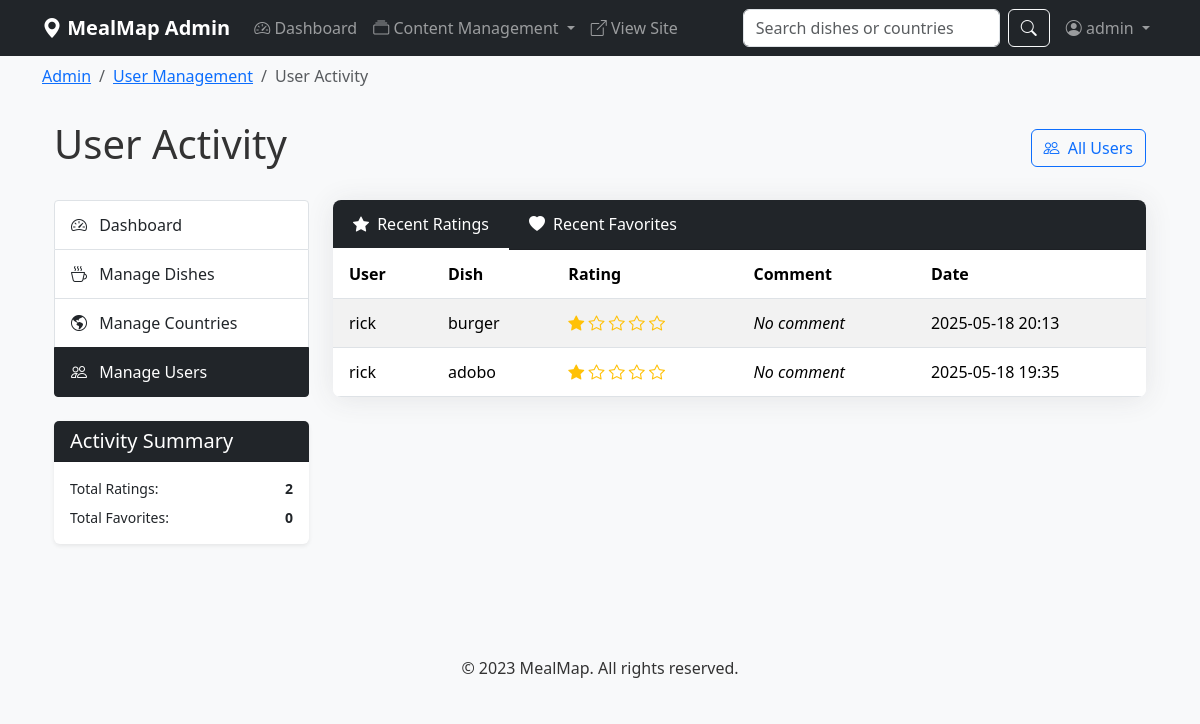
Before: /admin/users/activity (signed in) with the older database file.
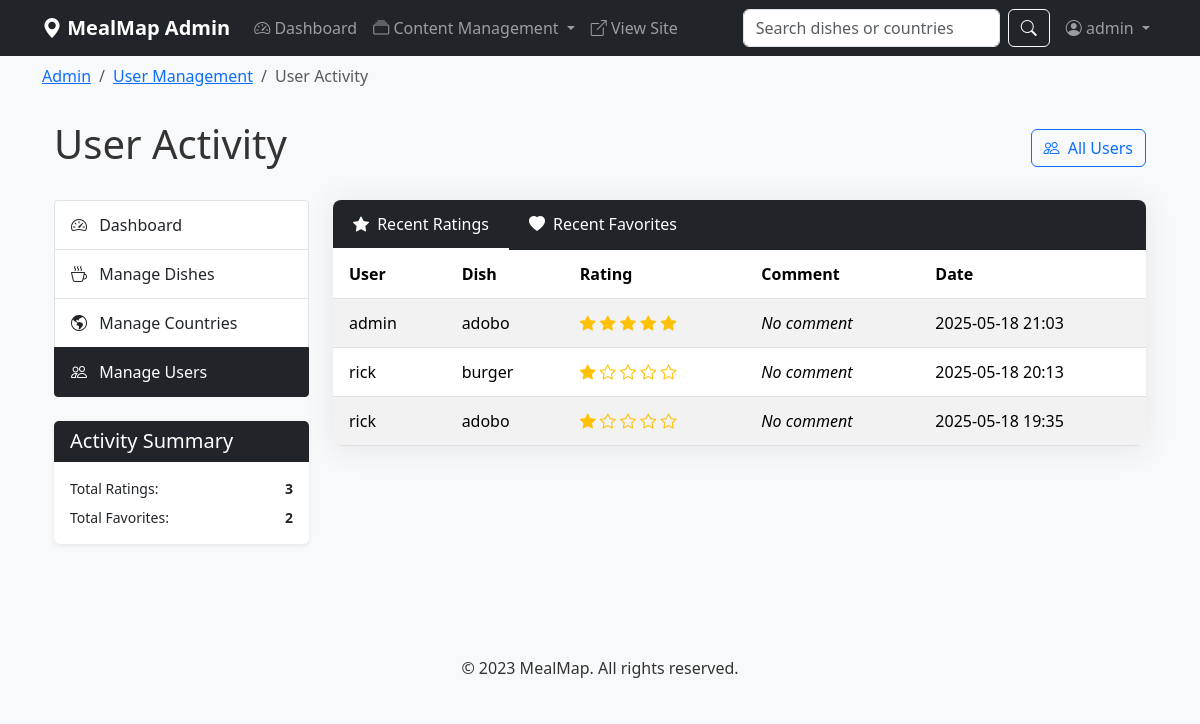
After: the same page with the newer database file.
### models.py (models this page shows, shortened)
class Rating(db.Model):
    id = db.Column(db.Integer, primary_key=True)
    user_id = db.Column(db.Integer, db.ForeignKey('user.id'), nullable=False)
    dish_id = db.Column(db.Integer, db.ForeignKey('dish.id'), nullable=False)
    rating = db.Column(db.Integer, nullable=False)  # 1-5 stars
    comment = db.Column(db.Text)
    created_at = db.Column(db.DateTime, default=db.func.current_timestamp())

class User(UserMixin, db.Model):
    id = db.Column(db.Integer, primary_key=True)
    username = db.Column(db.String(80), unique=True, nullable=False)
    email = db.Column(db.String(120), unique=True, nullable=False)
    password_hash = db.Column(db.String(128))
    is_admin = db.Column(db.Boolean, default=False)
    created_at = db.Column(db.DateTime, default=db.func.current_timestamp())
    favorites = db.relationship('Favorite', backref='user', lazy=True)
    ratings = db.relationship('Rating', backref='user', lazy=True)

class Dish(db.Model):
    id = db.Column(db.Integer, primary_key=True)
    name = db.Column(db.String(100), nullable=False)
    description = db.Column(db.Text, nullable=False)
    country_id = db.Column(db.Integer, db.ForeignKey('country.id'), nullable=False)
    image_path = db.Column(db.String(255))
    created_at = db.Column(db.DateTime, default=db.func.current_timestamp())
    updated_at = db.Column(db.DateTime, default=db.func.current_timestamp(), onupdate=db.func.current_timestamp())
    ratings = db.relationship('Rating', backref='dish', lazy=True)
    favorites = db.relationship('Favorite', backref='dish', lazy=True)

### routes.py (the view)
@app.route('/admin/users/activity')
@login_required
@admin_required
def admin_user_activity():
    recent_ratings = Rating.query.order_by(Rating.created_at.desc()).limit(20).all()
    recent_favorites = Favorite.query.order_by(Favorite.created_at.desc()).limit(20).all()
    return render_template('admin/user_activity.html',
                          ratings=recent_ratings,
                          favorites=recent_favorites)

### routes.py (called while the page is built)
@login_manager.user_loader
def load_user(user_id):
    return User.query.get(int(user_id))

def admin_required(f):
    @functools.wraps(f)
    def decorated_function(*args, **kwargs):
        if not current_user.is_authenticated or not current_user.is_admin:
            flash('You need administrator privileges to access this page.', 'danger')
            return redirect(url_for('index'))
        return f(*args, **kwargs)
    return decorated_function

### templates/admin/user_activity.html (shortened to what the changed rows need)
{% extends 'base.html' %}
{% block content %}
<div class="container">
    <div class="d-flex justify-content-between align-items-center mb-4">
        <h1>User Activity</h1>
    </div>
    <div class="row">
        <div class="col-md-3 mb-4">
            <div class="card mt-4 admin-stats-summary">
                <div class="card-body">
                    <div class="d-flex justify-content-between mb-2">
                        <div>Total Ratings:</div>
                        <div class="fw-bold">{{ ratings|length }}</div>
                    </div>
                    <div class="d-flex justify-content-between">
                        <div>Total Favorites:</div>
                        <div class="fw-bold">{{ favorites|length }}</div>
                    </div>
                </div>
            </div>
        </div>
        <div class="col-md-9">
            <div class="card admin-card">
                <div class="card-body p-0">
                    <div class="tab-content" id="activityTabContent">
                        <div class="tab-pane fade show active" id="ratings" role="tabpanel" aria-labelledby="ratings-tab">
                            <div class="table-responsive">
                                <table class="table table-striped table-hover admin-table mb-0">
                                    <thead>
                                        <tr>
                                            <th>User</th>
                                            <th>Dish</th>
                                            <th>Rating</th>
                                            <th>Comment</th>
                                            <th>Date</th>
                                        </tr>
                                    </thead>
                                    <tbody>
                                        {% for rating in ratings %}
                                        <tr>
                                            <td>{{ rating.user.username }}</td>
                                            <td>{{ rating.dish.name }}</td>
                                            <td>
                                                <div class="text-warning">
                                                    {% for i in range(5) %}
                                                        <i class="bi {% if i < rating.rating %}bi-star-fill{% else %}bi-star{% endif %}"></i>
                                                    {% endfor %}
                                                </div>
                                            </td>
                                            <td>{% if rating.comment %}{{ rating.comment|truncate(50) }}{% else %}<em>No comment</em>{% endif %}</td>
                                            <td>{{ rating.created_at.strftime('%Y-%m-%d %H:%M') }}</td>
                                        </tr>
                                        {% else %}
                                        <tr>
                                            <td colspan="5" class="text-center">No ratings yet.</td>
                                        </tr>
                                        {% endfor %}
                                    </tbody>
                                </table>
                            </div>
                        </div>
                    </div>
                </div>
            </div>
        </div>
    </div>
</div>
{% endblock %}

Changed rows visible on the page:
added Rating: user.username "admin", dish.name "adobo", rating 5 (drawn), comment "No comment", created_at "2025-05-18 21:03"
Other visible differences:
{{ ratings|length }}: "2" → "3"
{{ favorites|length }}: "0" → "2"
